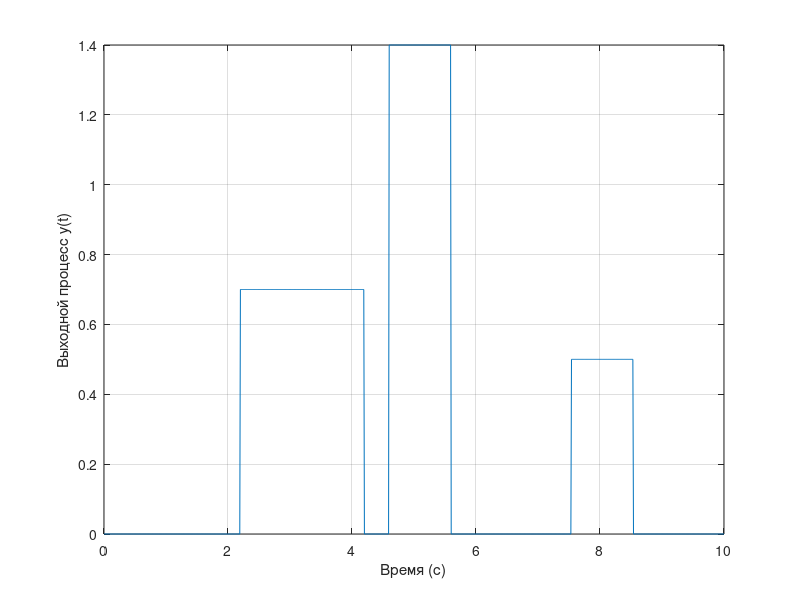

This figure's MATLAB source:
% Определение временной оси от 0 до 10 с шагом 0.01
t = 0:0.01:10;

% Генерация сигнала с использованием суммы прямоугольных импульсов
% с различными амплитудами и смещениями по времени
y = 0.7 * rectpuls(t - 3.2, 2) + 1.4 * rectpuls(t - 5.1) + 0.5 * rectpuls(t - 8.04);

% Построение графика сигнала
plot(t, y), grid;

% Подписи осей
xlabel('Время (с)');
ylabel('Выходной процесс y(t)');

